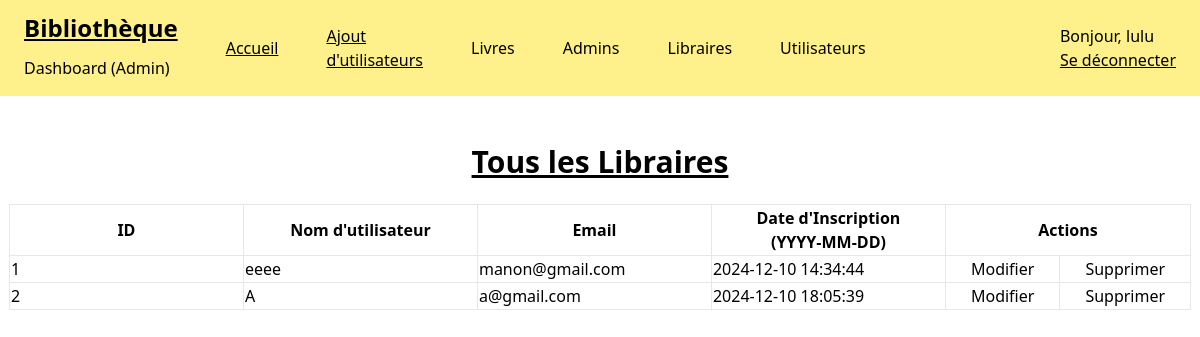
/admin_dashboard/manageLibrarians.php (signed in), run on the app's committed database.
### tables this page shows
CREATE TABLE librarian (
  id_bibliothecaire int(11) NOT NULL,
  nom varchar(100) NOT NULL,
  prenom varchar(100) NOT NULL,
  email varchar(255) NOT NULL,
  password varchar(255) NOT NULL,
  date_inscription timestamp NOT NULL DEFAULT current_timestamp(),
  telephone varchar(15) DEFAULT NULL,
  username varchar(255) DEFAULT NULL
);

### src/admin_dashboard/manageLibrarians.php (the view, shortened to what this page needs)
<?php
require_once "../includes/dbh.inc.php";
$query_librarians = $pdo->query("SELECT * FROM librarian")->fetchAll();
?>
<!doctype html>
<html>
<head>
    <link href="../output.css" rel="stylesheet">
</head>
<body class="overflow-x-auto h-full w-full">
    <div class="flex flex-row bg-yellow-200 h-24 w-full">
        <div class="flex flex-col px-6">
            <h1 class="flex text-2xl py-3 underline font-bold ">Bibliothèque</h1>
            <h4 class="font-normal">Dashboard (Admin)</h4>
        </div>
        <div class="flex flex-row justify-center items-center mx-6">
            <a href="../admin_dashboard.php" class="hover:font-bold underline">Accueil</a>
        </div>
        <div class="flex flex-row justify-center items-center mx-6">
            <a href="../admin_dashboard/manageAllUsers.php" class="hover:font-bold underline">Ajout d'utilisateurs</a>
        </div>
        <div class="flex flex-col justify-center mx-6 items-center">
            <a class="text-black hover:font-semibold hover:underline" href="manageBook.php">Livres</a>
        </div>
        <div class="flex flex-col justify-center mx-6 items-center">
            <a class="text-black hover:font-semibold hover:underline" href="manageAdmins.php">Admins</a>
        </div>
        <div class="flex flex-col justify-center mx-6 items-center">
            <a class="text-black hover:font-semibold hover:underline" href="manageLibrarians.php">Libraires</a>
        </div>
        <div class="flex flex-col justify-center mx-6 items-center">
            <a class="text-black hover:font-semibold hover:underline" href="manageUsers.php">Utilisateurs</a>
        </div>
        <div class="flex justify-end items-center w-full mx-6">
            <div class="flex flex-col">
                <p class="font-thin">Bonjour, <?php echo $_SESSION['admin_username']; ?></p>
                <form class="flex justify-end" action="../includes/logout.inc.php" method="post">
                    <button type="submit" class="hover:font-bold underline">Se déconnecter</button>
                </form>
            </div>
        </div>
    </div>
    <div class="flex flex-col py-6 justify-center items-center">
        <h1 class=" text-3xl underline flex justify-center items-start font-bold p-6"> Tous les Libraires <h1>
                <table class="table-auto">
                    <thead>
                        <th class="border ">ID</th>
                        <th class="border ">Nom d'utilisateur</th>
                        <th class="border ">Email</th>
                        <th class="border ">Date d'Inscription <br>(YYYY-MM-DD)</th>
                        <th colspan="2" class="border ">Actions</th>
                    </thead>
                    <tbody>
                        <?php foreach ($query_librarians as $librarian) : ?>
                            <tr>
                                <form action="../includes/update_librarians.inc.php" method="post">
                                    <td class="border ">
                                        <input type="text" name="id_bibliothecaire" value="<?= $librarian['id_bibliothecaire'] ?>" readonly>
                                    </td>
                                    <td class="border ">
                                        <input type="text" name="username" value="<?= $librarian['username'] ?>" required>
                                    </td>
                                    <td class="border ">
                                        <input type="text" name="email" value="<?= $librarian['email'] ?>" required>
                                    </td>
                                    <td class="border ">
                                        <input type="text" name="date_inscription" value="<?= $librarian['date_inscription'] ?>" readonly>
                                    </td>
                                    <td class="border">
                                        <button class=" px-6 hover:bg-black transition:2s hover:text-white animate-fade" type="submit">Modifier</button>
                                    </td>
                                </form>
                                <td class="border">
                                    <form action="../includes/delete_librarians.inc.php" method="post">
                                        <button class="px-6 hover:bg-red-600 transition:2s hover:text-white animate-fade" type="submit">Supprimer</button>
                                    </form>
                                </td>
                            </tr>
                        <?php endforeach; ?>
                    </tbody>
                </table>
    </div>
</body>
</html>

### data on the page
librarian: id_bibliothecaire "1", username "eeee", email "manon@gmail.com", date_inscription "2024-12-10 14:34:44"
librarian: id_bibliothecaire "2", username "A", email "a@gmail.com", date_inscription "2024-12-10 18:05:39"

### other printed values
$_SESSION['admin_username'] "lulu"
